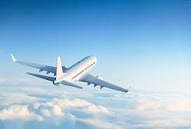
#> input picture new_images/airplan.jpg, 191 x 129 px, given in place of automobile.jpg, which was not available
$ python main_myriam.py
#> lines starting #> are read from the running program, lines starting #| are printed output that depends on the picture; pictures that were not available may be replaced by others from this repository, and a replacement may not be noted
### classification_project/utils/add_images.py
from classification_project.utils.handling_new_image import NewImage
import pandas as pd
import matplotlib.pyplot as plt
import cv2

def useNewImage():

    pathes_of_images = {#0: r'../../data/raw/new_images/airplane.jpg',
                        1: r'../../data/raw/new_images/automobile.jpg',
                        2: r'../../data/raw/new_images/bird.jpg',
                        3: r'../../data/raw/new_images/cat.jpg',
                        4: r'../../data/raw/new_images/deer.jpg',
                        5: r'../../data/raw/new_images/dog.jpg',
                        6: r'../../data/raw/new_images/frog.jpg',
                        7: r'../../data/raw/new_images/horse.jpg',
                        8: r'../../data/raw/new_images/ship.jpg',
                        9: r'../../data/raw/new_images/truck.jpg',
                        10: r'../../data/raw/new_images/fish.jpg',
                        12: r'../../data/raw/new_images/flowers.jpg',
                        13: r'../../data/raw/new_images/trees.jpg',
                        14: r'../../data/raw/new_images/vegetables.jpg'
                        }

    add_image = NewImage()
    for label in pathes_of_images:
        image = cv2.imread(pathes_of_images[label])
#> image is the input picture: shape (129, 191, 3); mean B, G, R 217.5, 187.7, 147.5
        add_image.add_image_to_csv(image, label)
    add_image.test_new_images()


useNewImage()

### classification_project/utils/handling_new_image.py
import pandas as pd
import numpy as np

from classification_project.utils.add_imgs_cifar_100 import plot_images
from classification_project.visualization.visualization import Visualization
import os
import cv2
import csv
#from classification_project.utils.add_imgs_cifar_100 import plot_images
import matplotlib.pyplot as plt


def down_sampling_gaussian_filter(image):
    origin_img = image
    image = cv2.GaussianBlur(image, (5, 5), 0, 0)
    Visualization.show_downsampled_image(origin_img, image)
    image = cv2.resize(image, (32, 32), fx=3, fy=3)
    return image

class NewImage:


    def __init__(self):
        self.image = None
        self.shape = None
        self.label = None
        self.origin_img = None

    # [4 lines left out: function down_sampling_gaussian_filter, not called in this run]

    def image_handle(self, image):
        # transform photo's shape to Square
        # If the shape of the image is different from a square
        new_image = image
        shape = image.shape
#> shape = (129, 191, 3)
        if shape[0] != shape[1]:
            new_shape = min(shape[0], shape[1])
#> new_shape = 129
            cut = int((max(shape[0], shape[1]) - new_shape)/2)
#> cut = 31
            end = int((max(shape[0], shape[1]))-cut)
#> end = 160
            if shape[0] < shape[1]:
                new_image = image[:, cut:end, :]
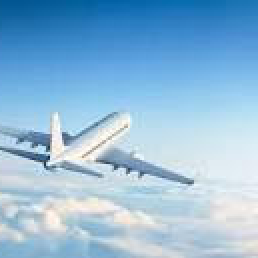
#> new_image: shape (129, 129, 3) (shown 2 times larger); mean B, G, R 216.9, 186.2, 144.3
            else:
                new_image = image[cut:end, :, :]


        # shape = self.new_image.shape
        self.origin_img = new_image
        new_image = down_sampling_gaussian_filter(new_image)
#> in down_sampling_gaussian_filter, `image = cv2.GaussianBlur(image, (5, 5), 0, 0)`:
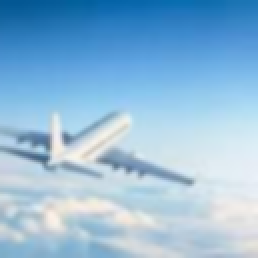
#> image: shape (129, 129, 3) (shown 2 times larger); mean of channels 0, 1, 2 216.9, 186.2, 144.3; drawn as B, G, R
#> in down_sampling_gaussian_filter, `image = cv2.resize(image, (32, 32), fx=3, fy=3)`:
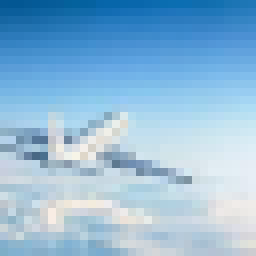
#> image: shape (32, 32, 3) (shown 8 times larger); mean of channels 0, 1, 2 216.9, 186.1, 144.2; drawn as B, G, R
        return new_image

        # shape = new_image.shape
        origin_img = new_image
        new_image = cv2.resize(new_image, (32, 32), fx=3, fy=3)
        return new_image, origin_img


    def add_image_to_csv(self, image, label):
        image = image
        shape = image.shape
        label = label
#> (the run stopped early here; a loop or call above may not have finished)
